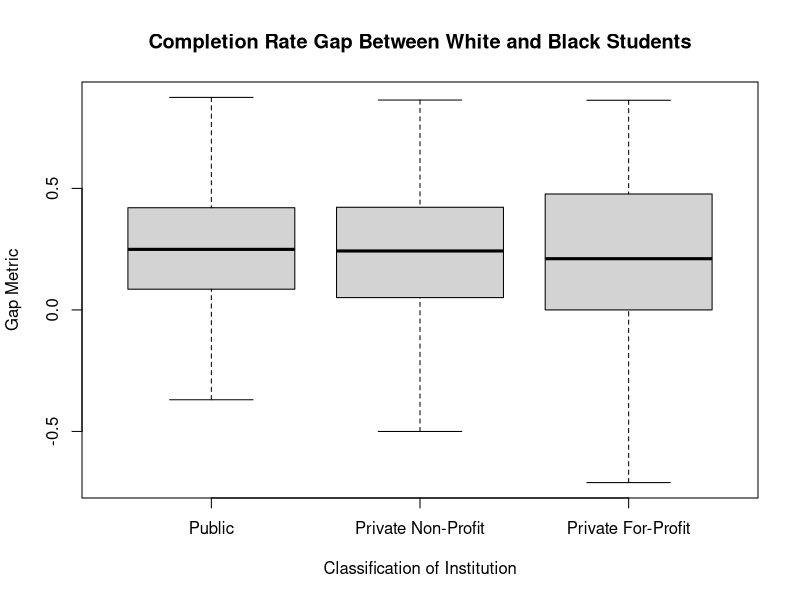

This figure's R source: (Note: this script raises an error after producing the figure.)
###################################################
# ANOVA Analysis
###################################################
# Testing the hypothesis that there is no difference in outcome gaps
# between different types of schools

# loading datasets
cr_w_b <- read.csv("data/Completion_W_B.csv")
cr_w_h <- read.csv("data/Completion_W_H.csv")
cr_w_a <- read.csv("data/Completion_W_A.csv")
income_rates <- read.csv("data/Income.csv")
cr_w_b$CONTROL <- as.factor(cr_w_b$CONTROL)
cr_w_a$CONTROL <- as.factor(cr_w_a$CONTROL)
cr_w_h$CONTROL <- as.factor(cr_w_h$CONTROL)
income_rates$CONTROL <- as.factor(income_rates$CONTROL)

# Creating boxplots of data
png('images/completion_rate_boxplot_white_black.png')
boxplot(cr_w_b$gap_completion_white_black ~ cr_w_b$CONTROL, outline=FALSE, xlab= "Classification of Institution", ylab= "Gap Metric", xaxt = "n", main= "Completion Rate Gap Between White and Black Students")
axis(1, at=1:3, labels=c("Public", "Private Non-Profit", "Private For-Profit"))
dev.off()

# Anova Analysis For Racial Groups
aov_cr_wb <- aov(cr_w_b$gap_completion_white_black ~ cr_w_b$CONTROL)
sum_aov_cr_wb <- summary(aov_cr_wb)
tukey_cr_wb <- TukeyHSD(aov_cr_wb, main="White-Black Completion Rate Differences")

aov_cr_wa <- aov(cr_w_a$gap_completion_white_asian ~ cr_w_a$CONTROL)
sum_aov_cr_wa <- summary(aov_cr_wa)
tukey_cr_wa <- TukeyHSD(aov_cr_wa, main="White-Asian Completion Rate Differences")

aov_cr_wh <- aov(cr_w_h$gap_completion_white_hispanic ~ cr_w_h$CONTROL)
sum_aov_cr_wh <- summary(aov_cr_wh)
tukey_cr_wh <- TukeyHSD(aov_cr_wh, main="White-Hispanic Completion Rate Differences")

# Anova Analysis For Income Groups
aov_e_hl <- aov(income_rates$gap_earnings_high_low ~ income_rates$CONTROL)
sum_aov_e_hl <- summary(aov_e_hl)
tukey_e_hl <- TukeyHSD(aov_e_hl, main="High-Low Income Earnings Differences")

aov_e_hm <- aov(income_rates$gap_earnings_high_mid ~ income_rates$CONTROL)
sum_aov_e_hm <- summary(aov_e_hm)
tukey_e_hm <- TukeyHSD(aov_e_hm, main="High-Mid Income Earnings Differences")

aov_e_ml <- aov(income_rates$gap_earnings_mid_low ~ income_rates$CONTROL)
sum_aov_e_ml <- summary(aov_e_ml)
tukey_e_ml <- TukeyHSD(aov_e_ml, main="Mid-Low Income Earnings Differences")

# Creating Tukey Plots
png('images/completion_rate_tukeyplot_white_black.png', 
    width=6,height=4, units="in", res=1200)
par(pin = c(3, 3), mai=c(1, 2.5, 1, 0.5))
plot(tukey_cr_wb, yaxt="n")
axis(2, at=1:3, las=2,cex.axis=0.8, 
     labels=c("For-Profit : Private Non-Profit", 
              "Private For-Profit : Public", 
              "Private Non-Profit : Public"))
dev.off()

png('images/completion_rate_tukeyplot_white_asian.png', 
    width=6,height=4, units="in", res=1200)
par(pin = c(3, 3), mai=c(1, 2.5, 1, 0.5))
plot(tukey_cr_wa, yaxt="n")
axis(2, at=1:3, las=2,cex.axis=0.6, 
     labels=c("Private For-Profit : Private Non-Profit", 
              "Private For-Profit : Public", 
              "Private Non-Profit : Public"))
dev.off()

png('images/completion_rate_tukeyplot_white_hispanics.png', 
    width=6,height=4, units="in", res=1200)
par(pin = c(3, 3), mai=c(1, 2.5, 1, 0.5))
plot(tukey_cr_wh, yaxt="n")
axis(2, at=1:3, las=2,cex.axis=0.8, 
     labels=c("Private For-Profit : Private Non-Profit", 
              "Private For-Profit : Public", 
              "Private Non-Profit : Public"))
dev.off()

png('images/earnings_tukeyplot_high_low.png', 
    width=6,height=4, units="in", res=1200)
par(pin = c(3, 3), mai=c(1, 2.5, 1, 0.5))
plot(tukey_e_hl,yaxt="n")
axis(2, at=1:3, las=2,cex.axis=0.8, 
     labels=c("Private For-Profit : Private Non-Profit", 
              "Private For-Profit : Public", 
              "Private Non-Profit : Public"))
dev.off()

png('images/earnings_tukeyplot_high_mid.png', width=6,height=4, units="in", res=1200)
par(pin = c(3, 3), mai=c(1, 2.5, 1, 0.5))
plot(tukey_e_hm,yaxt="n")
axis(2, at=1:3, las=2,cex.axis=0.8, 
     labels=c("Private For-Profit : Private Non-Profit", 
              "Private For-Profit : Public", 
              "Private Non-Profit : Public"))
dev.off()

png('images/earnings_tukeyplot_mid_low.png',
    width=6,height=4, units="in", res=1200)
par(pin = c(3, 3), mai=c(1, 2.5, 1, 0.5))
plot(tukey_e_ml,yaxt="n")
axis(2, at=1:3, las=2,cex.axis=0.8, 
     labels=c("Private For-Profit : Private Non-Profit", 
              "Private For-Profit : Public", 
              "Private Non-Profit : Public"))
dev.off()

# Saving output to RData file
save(aov_cr_wb, sum_aov_cr_wb, tukey_cr_wb, aov_cr_wa, 
     sum_aov_cr_wa, tukey_cr_wa, aov_cr_wh, sum_aov_cr_wh, 
     tukey_cr_wh, aov_e_hl, sum_aov_e_hl, tukey_e_hl, aov_e_hm, 
     sum_aov_e_hm, tukey_e_hm, aov_e_ml, sum_aov_e_ml, 
     tukey_e_ml, file = "data/anova.RData")

# Sinking output to txt file
sink('data/anova.txt')
cat('\nAnova Summary of Completion Rate of White and Black Students\n')
print(sum_aov_cr_wb)
cat('\nTukeyHSD of Completion Rate of White and Black Students\n')
print(tukey_cr_wb)
cat('\nAnova Summary of Completion Rate of White and Asian Students\n')
print(sum_aov_cr_wa)
cat('\nTukeyHSD of Completion Rate of White and Asian Students\n')
print(tukey_cr_wa)
cat('\nAnova Summary of Completion Rate of White and Hispanic Students\n')
print(sum_aov_cr_wh)
cat('\nTukeyHSD of Completion Rate of White and Hispanic Students\n')
print(tukey_cr_wh)
cat('\nAnova Summary of Earnings of High and Low Income Groups\n')
print(sum_aov_e_hl)
cat('\nTukeyHSD of Earnings of High and Low Income Groups\n')
print(tukey_e_hl)
cat('\nAnova Summary of Earnings of High and Mid Income Groups\n')
print(sum_aov_e_hm)
cat('\nTukeyHSD of Earnings of High and Mid Income Groups\n')
print(tukey_e_hm)
cat('\nAnova Summary of Earnings of Mid and Low Income Groups\n')
print(sum_aov_e_ml)
cat('\nTukeyHSD of Earnings of Mid and Low Income Groups\n')
print(tukey_e_ml)
sink()